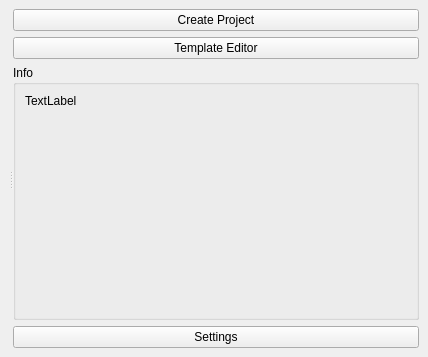
<?xml version="1.0" encoding="UTF-8"?>
<ui version="4.0">
 <class>projectManager</class>
 <widget class="QMainWindow" name="projectManager">
  <property name="geometry">
   <rect>
    <x>0</x>
    <y>0</y>
    <width>428</width>
    <height>357</height>
   </rect>
  </property>
  <property name="windowTitle">
   <string>Project Manager</string>
  </property>
  <widget class="QWidget" name="centralwidget">
   <layout class="QVBoxLayout" name="verticalLayout_2">
    <item>
     <widget class="QSplitter" name="splitter">
      <property name="orientation">
       <enum>Qt::Horizontal</enum>
      </property>
      <widget class="QWidget" name="verticalLayoutWidget">
       <layout class="QVBoxLayout" name="projectList_ly"/>
      </widget>
      <widget class="QWidget" name="">
       <layout class="QVBoxLayout" name="verticalLayout">
        <item>
         <widget class="QPushButton" name="create_btn">
          <property name="text">
           <string>Create Project</string>
          </property>
         </widget>
        </item>
        <item>
         <widget class="QPushButton" name="templateEditor_btn">
          <property name="text">
           <string>Template Editor</string>
          </property>
         </widget>
        </item>
        <item>
         <widget class="QGroupBox" name="groupBox">
          <property name="title">
           <string>Info</string>
          </property>
          <layout class="QVBoxLayout" name="verticalLayout_3">
           <item>
            <widget class="QLabel" name="info_lb">
             <property name="text">
              <string>TextLabel</string>
             </property>
             <property name="alignment">
              <set>Qt::AlignLeading|Qt::AlignLeft|Qt::AlignTop</set>
             </property>
            </widget>
           </item>
          </layout>
         </widget>
        </item>
        <item>
         <widget class="QPushButton" name="settings_btn">
          <property name="text">
           <string>Settings</string>
          </property>
         </widget>
        </item>
       </layout>
      </widget>
     </widget>
    </item>
   </layout>
  </widget>
 </widget>
 <resources/>
 <connections/>
</ui>
